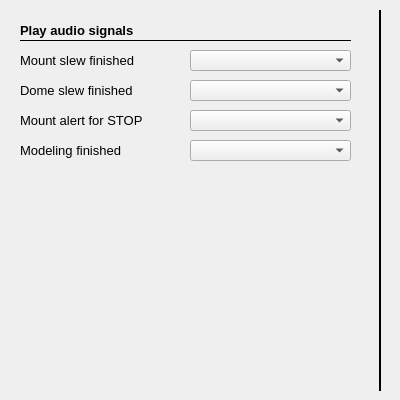
     <widget class="QWidget" name="tab_13">
      <attribute name="title">
       <string>Audio Signals</string>
      </attribute>
      <widget class="QComboBox" name="soundMountSlewFinished">
       <property name="geometry">
        <rect>
         <x>190</x>
         <y>50</y>
         <width>161</width>
         <height>21</height>
        </rect>
       </property>
       <property name="toolTip">
        <string>&lt;html&gt;&lt;head/&gt;&lt;body&gt;&lt;p&gt;Sets the audio signal to be played when mount finished slewing&lt;/p&gt;&lt;/body&gt;&lt;/html&gt;</string>
       </property>
      </widget>
      <widget class="QLabel" name="label_210">
       <property name="geometry">
        <rect>
         <x>20</x>
         <y>20</y>
         <width>161</width>
         <height>21</height>
        </rect>
       </property>
       <property name="font">
        <font>
         <pointsize>10</pointsize>
         <weight>75</weight>
         <bold>true</bold>
        </font>
       </property>
       <property name="text">
        <string>Play audio signals</string>
       </property>
      </widget>
      <widget class="Line" name="line_24">
       <property name="geometry">
        <rect>
         <x>20</x>
         <y>40</y>
         <width>331</width>
         <height>1</height>
        </rect>
       </property>
       <property name="font">
        <font>
         <pointsize>10</pointsize>
        </font>
       </property>
       <property name="frameShadow">
        <enum>QFrame::Plain</enum>
       </property>
       <property name="orientation">
        <enum>Qt::Horizontal</enum>
       </property>
      </widget>
      <widget class="Line" name="line_84">
       <property name="geometry">
        <rect>
         <x>370</x>
         <y>10</y>
         <width>21</width>
         <height>381</height>
        </rect>
       </property>
       <property name="styleSheet">
        <string notr="true"/>
       </property>
       <property name="frameShadow">
        <enum>QFrame::Plain</enum>
       </property>
       <property name="lineWidth">
        <number>2</number>
       </property>
       <property name="orientation">
        <enum>Qt::Vertical</enum>
       </property>
      </widget>
      <widget class="QComboBox" name="soundMountAlert">
       <property name="geometry">
        <rect>
         <x>190</x>
         <y>110</y>
         <width>161</width>
         <height>21</height>
        </rect>
       </property>
       <property name="toolTip">
        <string>&lt;html&gt;&lt;head/&gt;&lt;body&gt;&lt;p&gt;Sets the audio signal to be played when mount stopped in emergency case&lt;/p&gt;&lt;/body&gt;&lt;/html&gt;</string>
       </property>
      </widget>
      <widget class="QComboBox" name="soundDomeSlewFinished">
       <property name="geometry">
        <rect>
         <x>190</x>
         <y>80</y>
         <width>161</width>
         <height>21</height>
        </rect>
       </property>
       <property name="toolTip">
        <string>&lt;html&gt;&lt;head/&gt;&lt;body&gt;&lt;p&gt;Sets the audio signal to be played when dome finished slewing&lt;/p&gt;&lt;/body&gt;&lt;/html&gt;</string>
       </property>
      </widget>
      <widget class="QLabel" name="label_212">
       <property name="geometry">
        <rect>
         <x>20</x>
         <y>50</y>
         <width>136</width>
         <height>21</height>
        </rect>
       </property>
       <property name="font">
        <font>
         <pointsize>10</pointsize>
        </font>
       </property>
       <property name="text">
        <string>Mount slew finished</string>
       </property>
      </widget>
      <widget class="QLabel" name="label_214">
       <property name="geometry">
        <rect>
         <x>20</x>
         <y>80</y>
         <width>136</width>
         <height>21</height>
        </rect>
       </property>
       <property name="font">
        <font>
         <pointsize>10</pointsize>
        </font>
       </property>
       <property name="text">
        <string>Dome slew finished</string>
       </property>
      </widget>
      <widget class="QLabel" name="label_215">
       <property name="geometry">
        <rect>
         <x>20</x>
         <y>110</y>
         <width>136</width>
         <height>21</height>
        </rect>
       </property>
       <property name="font">
        <font>
         <pointsize>10</pointsize>
        </font>
       </property>
       <property name="text">
        <string>Mount alert for STOP</string>
       </property>
      </widget>
      <widget class="QLabel" name="label_217">
       <property name="geometry">
        <rect>
         <x>20</x>
         <y>140</y>
         <width>136</width>
         <height>21</height>
        </rect>
       </property>
       <property name="font">
        <font>
         <pointsize>10</pointsize>
        </font>
       </property>
       <property name="text">
        <string>Modeling finished</string>
       </property>
      </widget>
      <widget class="QComboBox" name="soundModelingFinished">
       <property name="geometry">
        <rect>
         <x>190</x>
         <y>140</y>
         <width>161</width>
         <height>21</height>
        </rect>
       </property>
       <property name="toolTip">
        <string>&lt;html&gt;&lt;head/&gt;&lt;body&gt;&lt;p&gt;Sets the audio signal to be played when mount stopped in emergency case&lt;/p&gt;&lt;/body&gt;&lt;/html&gt;</string>
       </property>
      </widget>
     </widget>
